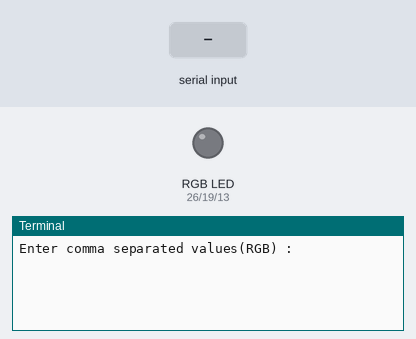
Bench run of a program on a simulated Raspberry Pi (BCM pin numbers). Parts: an RGB LED mixed from three pins (HIGH = lit), the last lines printed to the terminal. The inputs (shaded band) are chosen by the test bench.

Above: at 1.2 s.
1.3 s: "3" typed at the terminal, then Enter
At 1.7 s:
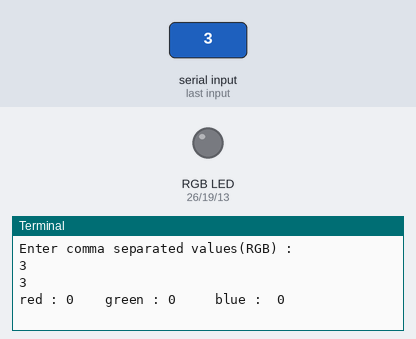
At 2.2 s:
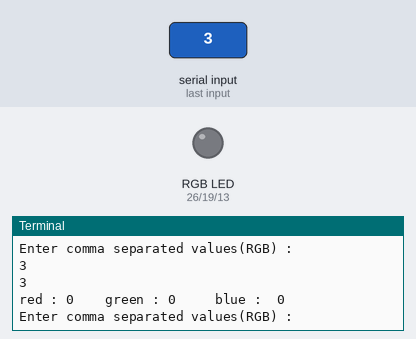

The program:

basic_RGB_led.py
```python
import RPi.GPIO as GPIO
import random
import time

rPin =26
gPin =19
bPin =13

GPIO.setwarnings(False)
GPIO.setmode(GPIO.BCM)
GPIO.setup(rPin, GPIO.OUT)
GPIO.setup(gPin, GPIO.OUT)
GPIO.setup(bPin, GPIO.OUT)

GPIO.output(rPin, GPIO.LOW)
GPIO.output(gPin, GPIO.LOW)
GPIO.output(bPin, GPIO.LOW)

red= GPIO.PWM(rPin, 100)
green= GPIO.PWM(gPin, 100)
blue= GPIO.PWM(bPin, 100)

red.start(0)
green.start(0)
blue.start(0)

def changeColor(r_value, g_value, b_value):
    red.ChangeDutyCycle(r_value)
    green.ChangeDutyCycle(g_value)
    blue.ChangeDutyCycle(b_value)
r, g , b =0,0,0
while True:
    values = input("Enter comma separated values(RGB) :  ")
    l = values.split(',')
    print(values)
    if len(l)==3:
        r, g , b = l
        r, g, b =int(r), int(g) , int(b)
        changeColor(r, g, b)
    elif l[0]=='exit':
        break
    else:
        changeColor(r, g, b)
    print(f'red : {r}    green : {g}     blue :  {b}')
    time.sleep(0.5)
```

Measured:
- after the input at 1.3 s, the terminal: prints a new line at once (image 1)
